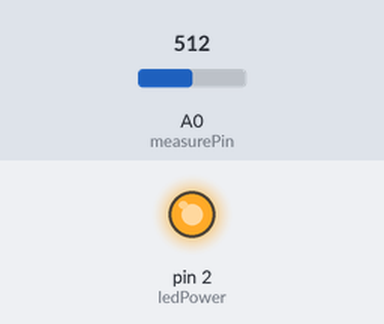
Bench run of a sketch on a simulated Arduino Uno, built with avr-gcc and run on an emulated ATmega328P. Shown: output pins drawn as LEDs (lit = HIGH). The test bench sets the inputs (shaded band); at power-on: A0 (measurePin) = 512. What the sketch prints to the serial monitor is not drawn.

Above: at 0.1 s.
Timing chart, 0 to 1.6 s (numbered marks = the images above):
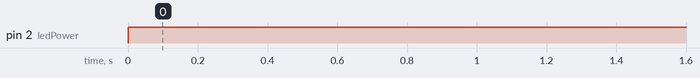

Measured:
- by itself, pin 2 (ledPower): LOW → HIGH at 0.00 s

The sketch:

pm25.ino
```cpp
int measurePin = 0;
int ledPower = 2;

void setup() {
  Serial.begin(9600);
  pinMode(ledPower, OUTPUT);
}

void loop() {
  digitalWrite(ledPower, LOW);
  delayMicroseconds(280);
  float voMeasured = analogRead(measurePin);
  delayMicroseconds(40);

  digitalWrite(ledPower, HIGH);
  delayMicroseconds(9680);

  float calcVoltage = voMeasured * (5.0 / 1024.0);
  float dustDensity = 0.17 * calcVoltage - 0.1;

  Serial.print("PM 2.5 =");
  Serial.print(dustDensity * 1000);
  Serial.println("ug/m3");
  delay(1000);
}
```
